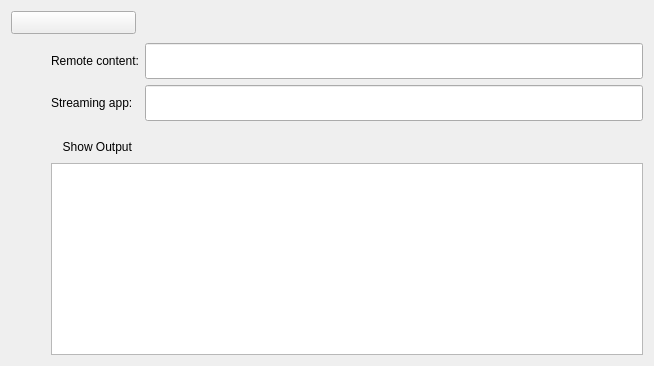
<?xml version="1.0" encoding="UTF-8"?>
<ui version="4.0">
 <class>StreamWidget</class>
 <widget class="QWidget" name="StreamWidget">
  <property name="geometry">
   <rect>
    <x>0</x>
    <y>0</y>
    <width>654</width>
    <height>366</height>
   </rect>
  </property>
  <property name="sizePolicy">
   <sizepolicy hsizetype="Preferred" vsizetype="Fixed">
    <horstretch>0</horstretch>
    <verstretch>0</verstretch>
   </sizepolicy>
  </property>
  <property name="windowTitle">
   <string>Form</string>
  </property>
  <layout class="QVBoxLayout" name="verticalLayout">
   <property name="spacing">
    <number>0</number>
   </property>
   <item>
    <widget class="QWidget" name="widget" native="true">
     <layout class="QHBoxLayout" name="horizontalLayout">
      <property name="leftMargin">
       <number>0</number>
      </property>
      <property name="topMargin">
       <number>0</number>
      </property>
      <property name="rightMargin">
       <number>0</number>
      </property>
      <property name="bottomMargin">
       <number>0</number>
      </property>
      <item>
       <widget class="QToolButton" name="showDetails">
        <property name="minimumSize">
         <size>
          <width>125</width>
          <height>0</height>
         </size>
        </property>
        <property name="checkable">
         <bool>true</bool>
        </property>
        <property name="toolButtonStyle">
         <enum>Qt::ToolButtonTextBesideIcon</enum>
        </property>
        <property name="arrowType">
         <enum>Qt::NoArrow</enum>
        </property>
       </widget>
      </item>
      <item>
       <widget class="QLineEdit" name="info">
        <property name="contextMenuPolicy">
         <enum>Qt::NoContextMenu</enum>
        </property>
        <property name="autoFillBackground">
         <bool>false</bool>
        </property>
        <property name="styleSheet">
         <string notr="true">* { background-color: rgba(0, 0, 0, 0); }</string>
        </property>
        <property name="frame">
         <bool>false</bool>
        </property>
        <property name="readOnly">
         <bool>true</bool>
        </property>
       </widget>
      </item>
      <item>
       <spacer name="horizontalSpacer">
        <property name="orientation">
         <enum>Qt::Horizontal</enum>
        </property>
        <property name="sizeType">
         <enum>QSizePolicy::Fixed</enum>
        </property>
        <property name="sizeHint" stdset="0">
         <size>
          <width>10</width>
          <height>20</height>
         </size>
        </property>
       </spacer>
      </item>
      <item>
       <widget class="QToolButton" name="cancel">
        <property name="toolTip">
         <string>Stop</string>
        </property>
        <property name="styleSheet">
         <string notr="true">QToolButton { border: 0 }</string>
        </property>
        <property name="text">
         <string/>
        </property>
       </widget>
      </item>
     </layout>
    </widget>
   </item>
   <item>
    <widget class="QWidget" name="details" native="true">
     <layout class="QGridLayout" name="gridLayout_2">
      <property name="leftMargin">
       <number>0</number>
      </property>
      <property name="rightMargin">
       <number>0</number>
      </property>
      <property name="bottomMargin">
       <number>0</number>
      </property>
      <item row="1" column="2" colspan="2">
       <widget class="QLineEdit" name="stream">
        <property name="sizePolicy">
         <sizepolicy hsizetype="Expanding" vsizetype="Expanding">
          <horstretch>0</horstretch>
          <verstretch>0</verstretch>
         </sizepolicy>
        </property>
        <property name="readOnly">
         <bool>true</bool>
        </property>
       </widget>
      </item>
      <item row="0" column="2" colspan="2">
       <widget class="QLineEdit" name="remote">
        <property name="sizePolicy">
         <sizepolicy hsizetype="Expanding" vsizetype="Expanding">
          <horstretch>0</horstretch>
          <verstretch>0</verstretch>
         </sizepolicy>
        </property>
        <property name="readOnly">
         <bool>true</bool>
        </property>
       </widget>
      </item>
      <item row="4" column="1" colspan="3">
       <widget class="QPlainTextEdit" name="output">
        <property name="lineWrapMode">
         <enum>QPlainTextEdit::NoWrap</enum>
        </property>
        <property name="readOnly">
         <bool>true</bool>
        </property>
       </widget>
      </item>
      <item row="3" column="0">
       <spacer name="horizontalSpacer_2">
        <property name="orientation">
         <enum>Qt::Horizontal</enum>
        </property>
        <property name="sizeType">
         <enum>QSizePolicy::Fixed</enum>
        </property>
        <property name="sizeHint" stdset="0">
         <size>
          <width>40</width>
          <height>20</height>
         </size>
        </property>
       </spacer>
      </item>
      <item row="1" column="1">
       <widget class="QLabel" name="label_2">
        <property name="sizePolicy">
         <sizepolicy hsizetype="Fixed" vsizetype="Preferred">
          <horstretch>0</horstretch>
          <verstretch>0</verstretch>
         </sizepolicy>
        </property>
        <property name="text">
         <string>Streaming app:</string>
        </property>
        <property name="buddy">
         <cstring>stream</cstring>
        </property>
       </widget>
      </item>
      <item row="3" column="1" colspan="2">
       <widget class="QToolButton" name="showOutput">
        <property name="styleSheet">
         <string notr="true">QToolButton { border: 0 }</string>
        </property>
        <property name="text">
         <string>  Show Output</string>
        </property>
        <property name="checkable">
         <bool>true</bool>
        </property>
        <property name="toolButtonStyle">
         <enum>Qt::ToolButtonTextBesideIcon</enum>
        </property>
        <property name="arrowType">
         <enum>Qt::NoArrow</enum>
        </property>
       </widget>
      </item>
      <item row="0" column="1">
       <widget class="QLabel" name="label_1">
        <property name="sizePolicy">
         <sizepolicy hsizetype="Fixed" vsizetype="Preferred">
          <horstretch>0</horstretch>
          <verstretch>0</verstretch>
         </sizepolicy>
        </property>
        <property name="text">
         <string>Remote content:</string>
        </property>
        <property name="buddy">
         <cstring>remote</cstring>
        </property>
       </widget>
      </item>
      <item row="2" column="2">
       <spacer name="verticalSpacer">
        <property name="orientation">
         <enum>Qt::Vertical</enum>
        </property>
        <property name="sizeType">
         <enum>QSizePolicy::Fixed</enum>
        </property>
        <property name="sizeHint" stdset="0">
         <size>
          <width>20</width>
          <height>10</height>
         </size>
        </property>
       </spacer>
      </item>
     </layout>
    </widget>
   </item>
  </layout>
 </widget>
 <tabstops>
  <tabstop>showDetails</tabstop>
  <tabstop>cancel</tabstop>
  <tabstop>remote</tabstop>
  <tabstop>stream</tabstop>
  <tabstop>showOutput</tabstop>
  <tabstop>output</tabstop>
 </tabstops>
 <resources/>
 <connections/>
</ui>
